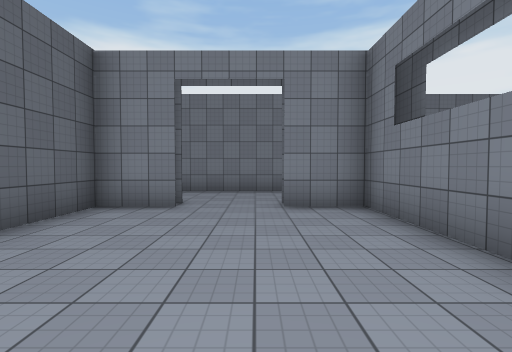
View 1 (above)

21 first-person views from a walk through a 3-D level made in the Unity game engine. The camera is 1.5 m above the floor, tilts 2° down and sees 85° across. Doors are open. The floor is counted in squares, 2 m on a side. Each view is taken from the middle of a square. On the plan, view 1 faces up. The plan holds only what a view shows up to about 10 squares ahead; the rest is blank. The place goes on beyond the plan. Surface patterns are stand-ins for the level's own textures.

View 2
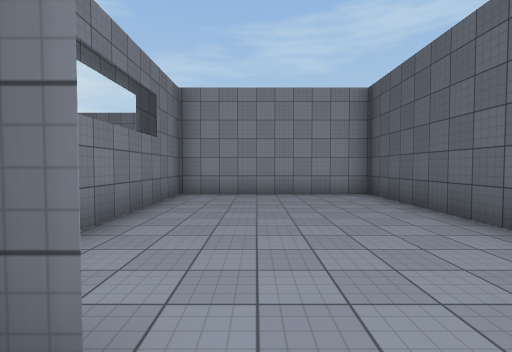

View 3
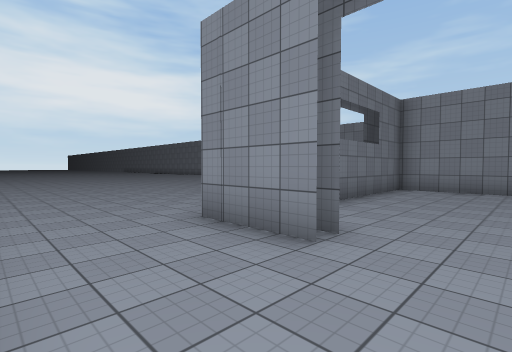

View 4
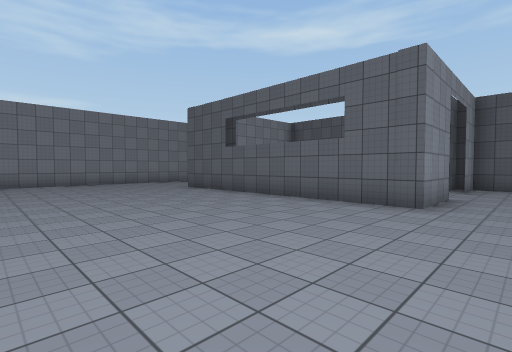

View 5
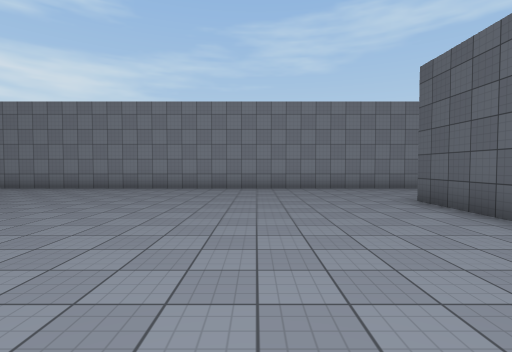

View 6
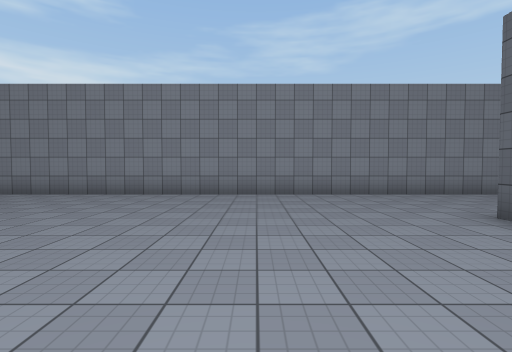

View 7
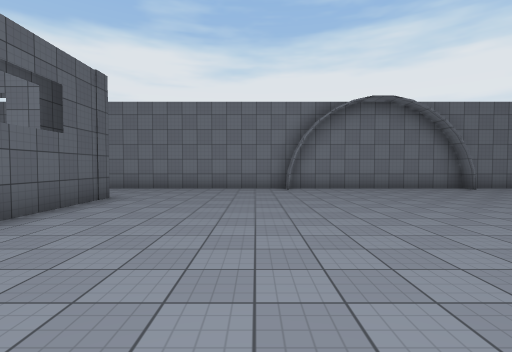

View 8
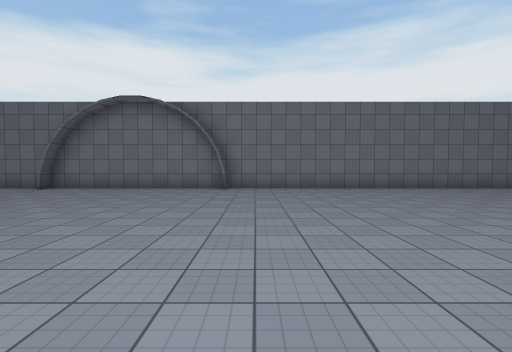

View 9
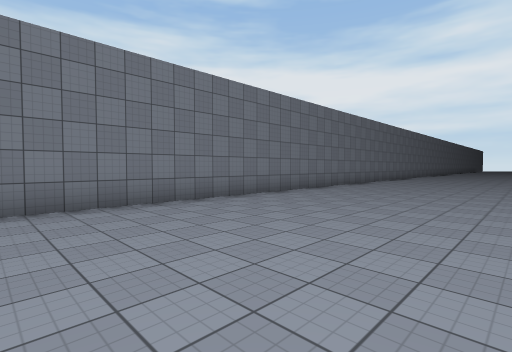

View 10
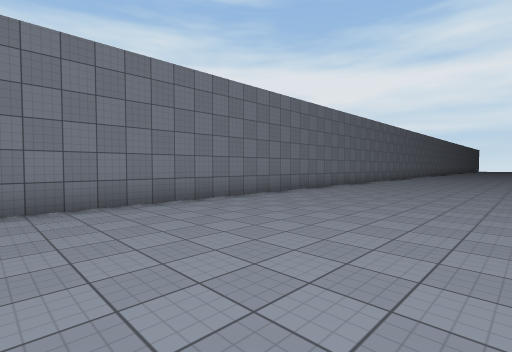

View 11
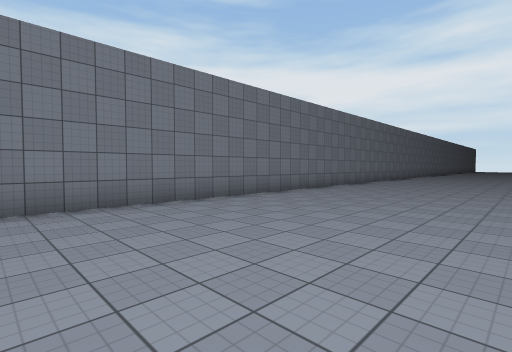

View 12
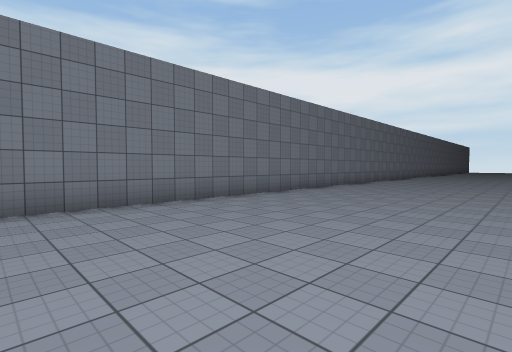

View 13
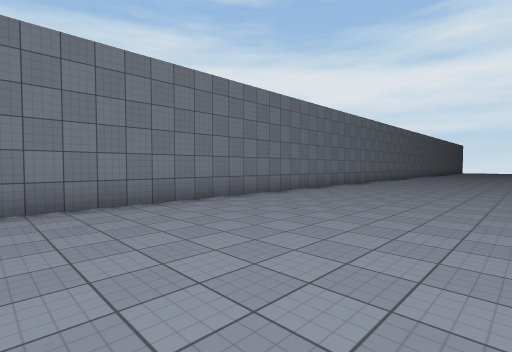

View 14
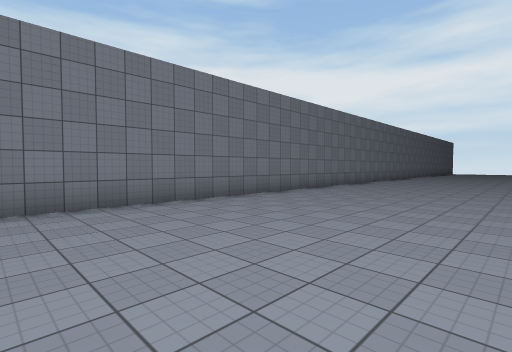

View 15
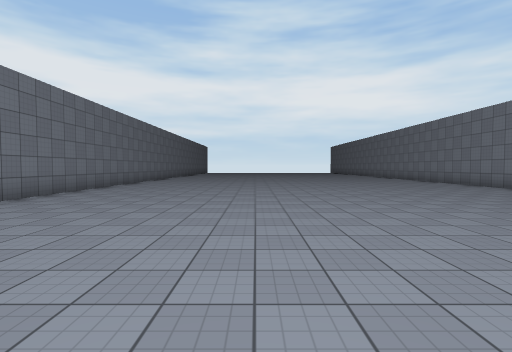

View 16
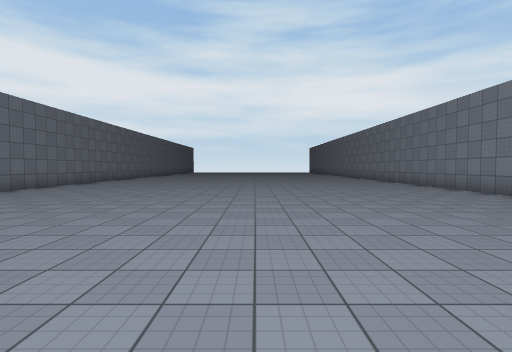

View 17
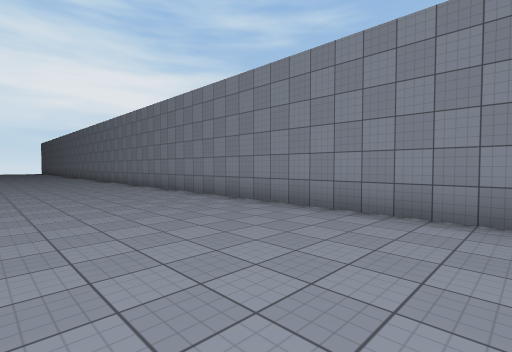

View 18
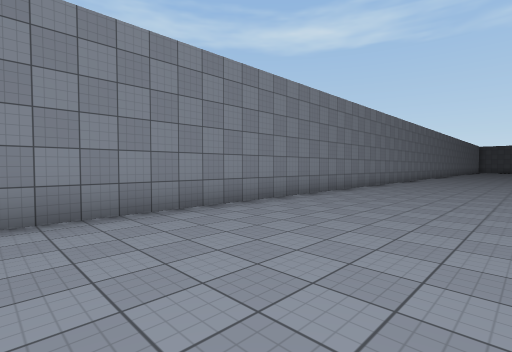

View 19
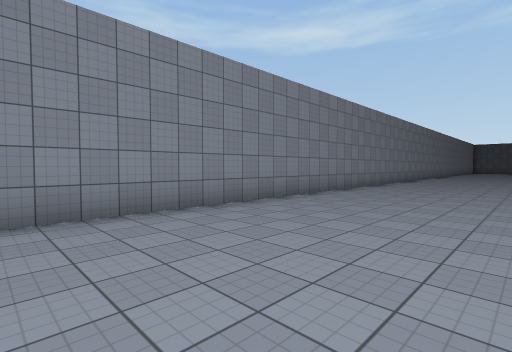

View 20
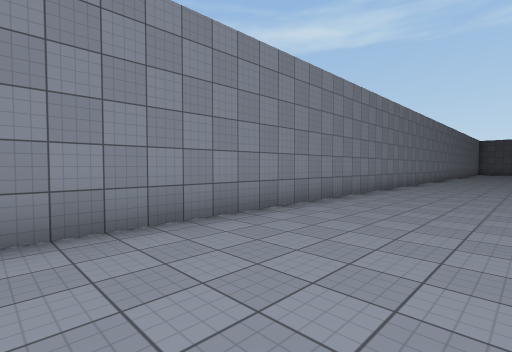

View 21
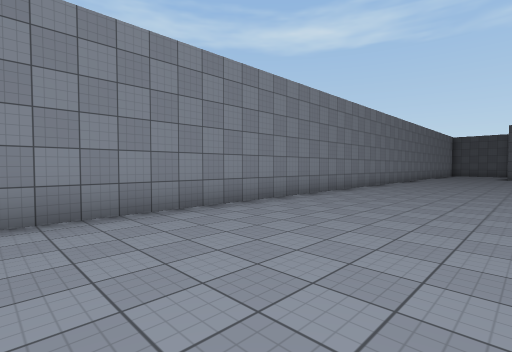

### Floor plan
Points are (right, up) in squares from view 1. A wall is a line through its corners. A room is listed if a view was taken in it or the views show most of it. See-through windows are left out.
Room 1 (view 1)
walls: (-1.4, 5.2) (-3, 5.2); (-2.9, 5.1) (-3, -1.6) (2.1, -1.6) (2, 5.7); (2.1, 5.2) (0.5, 5.2)
ways out: open door at (-0.5, 5) to room 2
Room 2 (views 2, 3, 4, 5, 6, 7, 8, 9, 10, 11, 12, 13, 14, 15, 16, 17, 18, 19, 20, 21)
walls: (13, 7.9) (13, 8.5) (13, 7.9); (7.1, 7.9) (7.1, 8.5) (7.1, 7.9); (0.5, 5.6) (2.5, 5.6) (2.5, -2.1); (46, 8.5) (-2.2, 8.5); (-0.5, -5.4) (46, -5.4); (-3, 5.2) (-2, 5.2); (-3, 5.6) (-1.5, 5.6); (-2.9, 6.6) (-2.9, 5.1)
ways out: open door at (-0.5, 5) to room 1

Where each view was taken, in squares from view 1:
view 1: 0 up, 0 right, facing up
view 2: 6 up, 0 right, facing down
view 3: 8 up, 1 left, facing down-right
view 4: 7 up, 8 right, facing down-left
view 5: 4 up, 6 right, facing down
view 6: 2 up, 6 right, facing down
view 7: 1 down, 6 right, facing up
view 8: 1 down, 14 right, facing up
view 9: 3 up, 15 right, facing up-right
view 10: 3 up, 19 right, facing up-right
view 11: 3 up, 22 right, facing up-right
view 12: 3 up, 27 right, facing up-right
view 13: 3 up, 31 right, facing up-right
view 14: 3 up, 36 right, facing up-right
view 15: 3 up, 36 right, facing right
view 16: 1 up, 34 right, facing right
view 17: 1 down, 34 right, facing down-right
view 18: 1 down, 36 right, facing down-left
view 19: 1 down, 32 right, facing down-left
view 20: 2 down, 27 right, facing down-left
view 21: 1 down, 22 right, facing down-left
